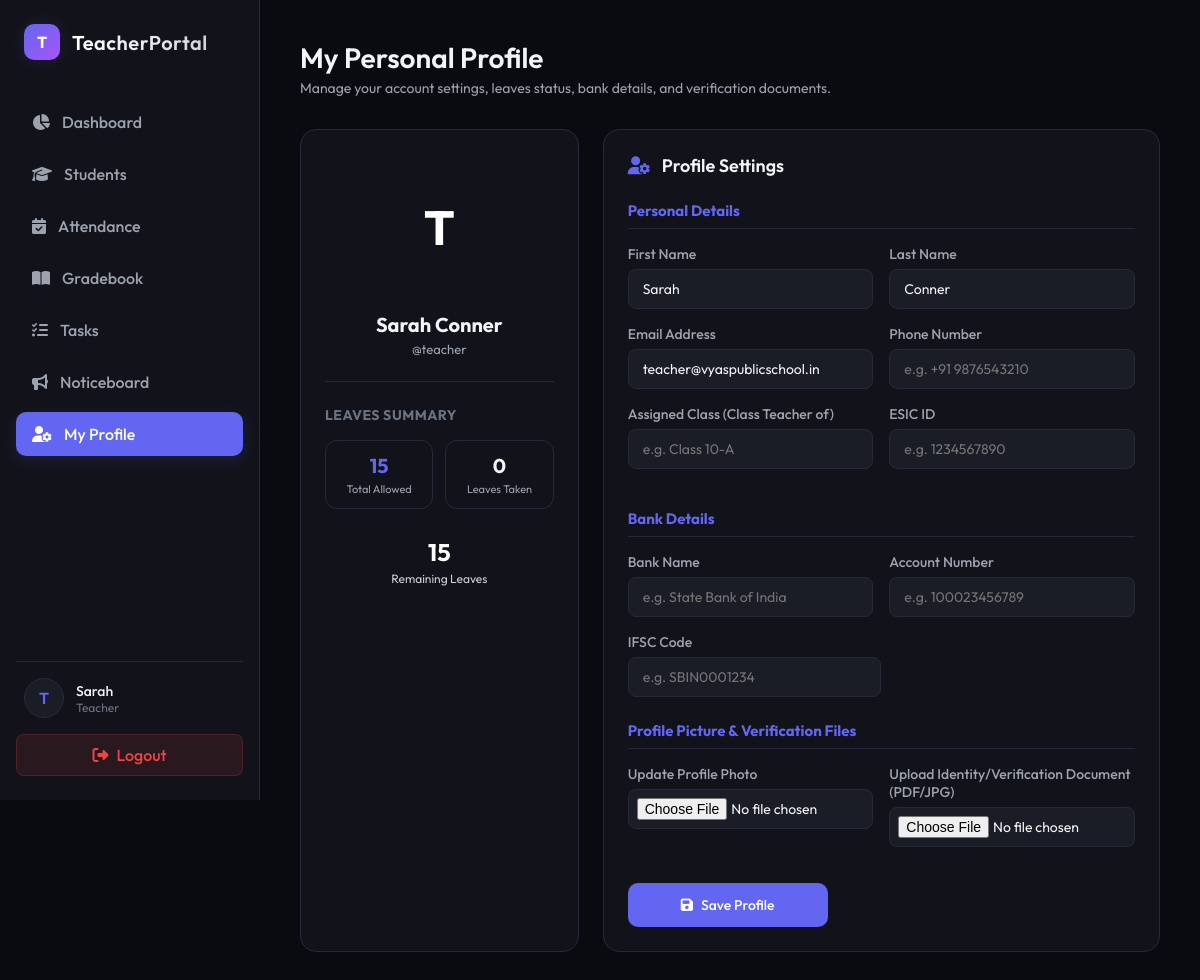
/profile/ (signed in), run on the app's committed database.
### core/models.py (models this page shows, shortened)
class TeacherProfile(models.Model):
    user = models.OneToOneField(User, on_delete=models.CASCADE, related_name='profile')
    employee_id = models.CharField(max_length=50, blank=True, null=True, verbose_name="Employee ID")
    phone = models.CharField(max_length=20, blank=True, null=True)
    class_assigned = models.CharField(max_length=100, blank=True, null=True, verbose_name="Class Assigned (e.g. Class 10-A)")
    total_leaves = models.IntegerField(default=15)
    leaves_taken = models.IntegerField(default=0)
    esic_id = models.CharField(max_length=50, blank=True, null=True, verbose_name="ESIC ID")
    bank_account_number = models.CharField(max_length=50, blank=True, null=True, verbose_name="Bank Account Number")
    bank_name = models.CharField(max_length=100, blank=True, null=True, verbose_name="Bank Name")
    ifsc_code = models.CharField(max_length=20, blank=True, null=True, verbose_name="IFSC Code")
    profile_picture = models.FileField(upload_to='profile_pics/', blank=True, null=True)
    document_file = models.FileField(upload_to='teacher_documents/', blank=True, null=True, verbose_name="Verification Document")
    @property
    def remaining_leaves(self):
        return max(0, self.total_leaves - self.leaves_taken)

### core/views.py (the view, shortened to what this page needs)
# urls.py: path('profile/', views.web_profile, name='web_profile'),
@login_required
def web_profile(request):
    user = request.user
    profile, created = TeacherProfile.objects.get_or_create(user=user)
    context = {
        'profile': profile,
        'active_tab': 'profile',
    }
    return render(request, 'core/profile.html', context)

### core/templates/core/profile.html (shortened to what this page needs)
{% extends 'core/base.html' %}
{% block content %}
<div class="header">
    <div class="header-title">
        <h1>My Personal Profile</h1>
        <p>Manage your account settings, leaves status, bank details, and verification documents.</p>
    </div>
</div>
<div class="dashboard-layout" style="grid-template-columns: 1fr 2fr; gap: 24px;">
    <div class="panel" style="display: flex; flex-direction: column; align-items: center; text-align: center; padding: 32px 24px;">
        <div style="position: relative; margin-bottom: 20px;">
            {% if profile.profile_picture %}
                <img src="{{ profile.profile_picture.url }}" alt="Profile Picture" style="width: 130px; height: 130px; border-radius: 50%; object-fit: cover; border: 4px solid var(--primary);">
            {% else %}
                <div style="width: 130px; height: 130px; border-radius: 50%; background: var(--primary-gradient); display: flex; align-items: center; justify-content: center; font-size: 48px; font-weight: bold; color: white;">
                    {{ user.username|slice:":1"|upper }}
                </div>
            {% endif %}
        </div>
        <h2 style="font-size: 20px; font-weight: bold; margin-bottom: 4px; color: var(--text-primary);">
            {{ user.first_name }} {{ user.last_name|default:"" }}
        </h2>
        <p style="font-size: 13px; color: var(--text-secondary); margin-bottom: 24px;">@{{ user.username }}</p>
        <div style="width: 100%; border-top: 1px solid var(--border-color); padding-top: 24px; text-align: left;">
            <h3 style="font-size: 14px; font-weight: bold; text-transform: uppercase; color: var(--text-muted); margin-bottom: 16px; letter-spacing: 0.5px;">Leaves Summary</h3>
            <div style="display: grid; grid-template-columns: 1fr 1fr; gap: 12px; margin-bottom: 16px;">
                <div style="background: var(--bg-card); padding: 12px; border-radius: 12px; border: 1px solid var(--border-color); text-align: center;">
                    <div style="font-size: 20px; font-weight: bold; color: var(--primary);">{{ profile.total_leaves }}</div>
                    <div style="font-size: 11px; color: var(--text-secondary); margin-top: 4px;">Total Allowed</div>
                </div>
                <div style="background: var(--bg-card); padding: 12px; border-radius: 12px; border: 1px solid var(--border-color); text-align: center;">
                    <div style="font-size: 20px; font-weight: bold; color: var(--accent);">{{ profile.leaves_taken }}</div>
                    <div style="font-size: 11px; color: var(--text-secondary); margin-top: 4px;">Leaves Taken</div>
                </div>
            </div>
            <div style="background: var(--primary-gradient); padding: 12px; border-radius: 12px; text-align: center;">
                <div style="font-size: 24px; font-weight: bold; color: white;">{{ profile.remaining_leaves }}</div>
                <div style="font-size: 12px; color: rgba(255,255,255,0.8); margin-top: 4px;">Remaining Leaves</div>
            </div>
        </div>
    </div>
    <div class="panel">
        <h2 class="panel-title" style="margin-bottom: 24px;">
            <i class="fa-solid fa-user-gear" style="color: var(--primary); margin-right: 8px;"></i>
            Profile Settings
        </h2>
        <form method="POST" enctype="multipart/form-data" action="{% url 'web_profile' %}">
            <h3 style="font-size: 15px; border-bottom: 1px solid var(--border-color); padding-bottom: 8px; margin-bottom: 16px; color: var(--primary);">Personal Details</h3>
            <div style="display: grid; grid-template-columns: 1fr 1fr; gap: 16px;">
                <div class="form-group">
                    <label for="first_name">First Name</label>
                    <input type="text" id="first_name" name="first_name" value="{{ user.first_name }}" class="form-control" placeholder="e.g. Sarah">
                </div>
                <div class="form-group">
                    <label for="last_name">Last Name</label>
                    <input type="text" id="last_name" name="last_name" value="{{ user.last_name }}" class="form-control" placeholder="e.g. Conner">
                </div>
            </div>
            <div style="display: grid; grid-template-columns: 1fr 1fr; gap: 16px;">
                <div class="form-group">
                    <label for="email">Email Address</label>
                    <input type="email" id="email" name="email" value="{{ user.email }}" class="form-control" placeholder="e.g. sarah@school.in">
                </div>
                <div class="form-group">
                    <label for="phone">Phone Number</label>
                    <input type="text" id="phone" name="phone" value="{{ profile.phone|default:'' }}" class="form-control" placeholder="e.g. +91 9876543210">
                </div>
            </div>
            <div style="display: grid; grid-template-columns: 1fr 1fr; gap: 16px;">
                <div class="form-group">
                    <label for="class_assigned">Assigned Class (Class Teacher of)</label>
                    <input type="text" id="class_assigned" name="class_assigned" value="{{ profile.class_assigned|default:'' }}" class="form-control" placeholder="e.g. Class 10-A">
                </div>
                <div class="form-group">
                    <label for="esic_id">ESIC ID</label>
                    <input type="text" id="esic_id" name="esic_id" value="{{ profile.esic_id|default:'' }}" class="form-control" placeholder="e.g. 1234567890">
                </div>
            </div>
            <h3 style="font-size: 15px; border-bottom: 1px solid var(--border-color); padding-bottom: 8px; margin-top: 24px; margin-bottom: 16px; color: var(--primary);">Bank Details</h3>
            <div style="display: grid; grid-template-columns: 1fr 1fr; gap: 16px;">
                <div class="form-group">
                    <label for="bank_name">Bank Name</label>
                    <input type="text" id="bank_name" name="bank_name" value="{{ profile.bank_name|default:'' }}" class="form-control" placeholder="e.g. State Bank of India">
                </div>
                <div class="form-group">
                    <label for="bank_account_number">Account Number</label>
                    <input type="text" id="bank_account_number" name="bank_account_number" value="{{ profile.bank_account_number|default:'' }}" class="form-control" placeholder="e.g. 100023456789">
                </div>
            </div>
            <div class="form-group" style="max-width: 50%;">
                <label for="ifsc_code">IFSC Code</label>
                <input type="text" id="ifsc_code" name="ifsc_code" value="{{ profile.ifsc_code|default:'' }}" class="form-control" placeholder="e.g. SBIN0001234">
            </div>
            <h3 style="font-size: 15px; border-bottom: 1px solid var(--border-color); padding-bottom: 8px; margin-top: 24px; margin-bottom: 16px; color: var(--primary);">Profile Picture & Verification Files</h3>
            <div style="display: grid; grid-template-columns: 1fr 1fr; gap: 16px;">
                <div class="form-group">
                    <label for="profile_picture">Update Profile Photo</label>
                    <input type="file" id="profile_picture" name="profile_picture" class="form-control" style="padding: 8px;">
                </div>
                <div class="form-group">
                    <label for="document_file">Upload Identity/Verification Document (PDF/JPG)</label>
                    <input type="file" id="document_file" name="document_file" class="form-control" style="padding: 8px;">
                </div>
            </div>
            <button type="submit" class="btn btn-primary" style="margin-top: 20px; width: 200px; height: 44px; font-size: 14px;">
                <i class="fa-solid fa-floppy-disk"></i> Save Profile
            </button>
        </form>
    </div>
</div>
{% endblock %}

### core/templates/core/base.html (shortened to what this page needs)
{% load static %}
<!DOCTYPE html>
<html lang="en">
<head>
    <link rel="stylesheet" href="{% static 'css/styles.css' %}?v={% now 'U' %}">
    <link rel="stylesheet" href="https://cdnjs.cloudflare.com/ajax/libs/font-awesome/6.4.0/css/all.min.css">
</head>
<body>
    {% if user.is_authenticated %}
    <aside class="sidebar">
        <div class="logo-container">
            <div class="logo-icon">T</div>
            <div class="logo-text">TeacherPortal</div>
        </div>
        <ul class="nav-links">
            <li class="nav-item {% if active_tab == 'dashboard' %}active{% endif %}">
                <a href="{% url 'dashboard' %}">
                    <i class="fa-solid fa-chart-pie"></i>
                    <span>Dashboard</span>
                </a>
            </li>
            <li class="nav-item {% if active_tab == 'students' %}active{% endif %}">
                <a href="{% url 'students' %}">
                    <i class="fa-solid fa-graduation-cap"></i>
                    <span>Students</span>
                </a>
            </li>
            {% if not user.is_superuser and not user.is_staff %}
            <li class="nav-item {% if active_tab == 'attendance' %}active{% endif %}">
                <a href="{% url 'attendance' %}">
                    <i class="fa-solid fa-calendar-check"></i>
                    <span>Attendance</span>
                </a>
            </li>
            <li class="nav-item {% if active_tab == 'gradebook' %}active{% endif %}">
                <a href="{% url 'gradebook' %}">
                    <i class="fa-solid fa-book-open"></i>
                    <span>Gradebook</span>
                </a>
            </li>
            <li class="nav-item {% if active_tab == 'tasks' %}active{% endif %}">
                <a href="{% url 'tasks' %}">
                    <i class="fa-solid fa-list-check"></i>
                    <span>Tasks</span>
                </a>
            </li>
            {% endif %}
            <li class="nav-item {% if active_tab == 'notices' %}active{% endif %}">
                <a href="{% url 'notices' %}">
                    <i class="fa-solid fa-bullhorn"></i>
                    <span>Noticeboard</span>
                </a>
            </li>
            {% if not user.is_superuser and not user.is_staff %}
            <li class="nav-item {% if active_tab == 'profile' %}active{% endif %}">
                <a href="{% url 'web_profile' %}">
                    <i class="fa-solid fa-user-gear"></i>
                    <span>My Profile</span>
                </a>
            </li>
            {% endif %}
        </ul>
        <div class="sidebar-footer">
            <div class="user-profile">
                <div class="user-avatar">
                    {{ user.username|slice:":1"|upper }}
                </div>
                <div class="user-info">
                    <div class="user-name">{{ user.first_name|default:user.username }}</div>
                    <div class="user-role">{% if user.is_superuser or user.is_staff %}Super Admin{% else %}Teacher{% endif %}</div>
                </div>
            </div>
            <a href="{% url 'logout' %}" class="logout-btn">
                <i class="fa-solid fa-right-from-bracket"></i>
                <span>Logout</span>
            </a>
        </div>
    </aside>
    {% endif %}
    <main class="main-content" style="{% if not user.is_authenticated %}margin-left: 0; max-width: 100vw; display: flex; align-items: center; justify-content: center; padding: 20px;{% endif %}">
        {% block content %}{% endblock %}
    </main>
</body>
</html>

### data on the page
TeacherProfile: total_leaves "15", leaves_taken "0", remaining_leaves "15"

### other printed values
{{ user.username|slice:":1"|upper }} "T"
{{ user.first_name|default:user.username }} "Sarah"
{{ user.first_name }} "Sarah"
{{ user.last_name|default:"" }} "Conner"
{{ user.username }} "teacher"
